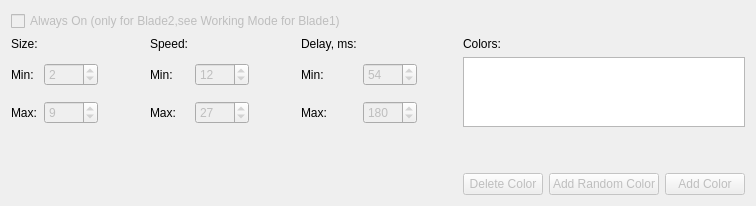
          <widget class="QWidget" name="TabFlaming">
           <attribute name="title">
            <string>Flaming</string>
           </attribute>
           <layout class="QGridLayout" name="gridLayout_10">
            <item row="2" column="2">
             <widget class="QSpinBox" name="SpinFlamingSizeMin">
              <property name="enabled">
               <bool>false</bool>
              </property>
              <property name="minimum">
               <number>1</number>
              </property>
              <property name="maximum">
               <number>9</number>
              </property>
              <property name="value">
               <number>2</number>
              </property>
             </widget>
            </item>
            <item row="3" column="2">
             <widget class="QSpinBox" name="SpinFlamingSizeMax">
              <property name="enabled">
               <bool>false</bool>
              </property>
              <property name="minimum">
               <number>2</number>
              </property>
              <property name="maximum">
               <number>9999</number>
              </property>
              <property name="value">
               <number>9</number>
              </property>
             </widget>
            </item>
            <item row="2" column="1">
             <widget class="QLabel" name="LblFlamingSizeMin">
              <property name="text">
               <string>Min:</string>
              </property>
             </widget>
            </item>
            <item row="2" column="7">
             <widget class="QLabel" name="LblFlamingDelayMin">
              <property name="text">
               <string>Min:</string>
              </property>
             </widget>
            </item>
            <item row="2" column="5">
             <widget class="QSpinBox" name="SpinFlamingSpeedMin">
              <property name="enabled">
               <bool>false</bool>
              </property>
              <property name="minimum">
               <number>1</number>
              </property>
              <property name="maximum">
               <number>27</number>
              </property>
              <property name="value">
               <number>12</number>
              </property>
             </widget>
            </item>
            <item row="3" column="4">
             <widget class="QLabel" name="LblFlamingSpeedMax">
              <property name="text">
               <string>Max:</string>
              </property>
             </widget>
            </item>
            <item row="1" column="1">
             <widget class="QLabel" name="LblFlamigSize">
              <property name="text">
               <string>Size:</string>
              </property>
             </widget>
            </item>
            <item row="3" column="5">
             <widget class="QSpinBox" name="SpinFlamingSpeedMax">
              <property name="enabled">
               <bool>false</bool>
              </property>
              <property name="minimum">
               <number>12</number>
              </property>
              <property name="maximum">
               <number>9999</number>
              </property>
              <property name="value">
               <number>27</number>
              </property>
             </widget>
            </item>
            <item row="3" column="8">
             <widget class="QSpinBox" name="SpinFlamingDelayMax">
              <property name="enabled">
               <bool>false</bool>
              </property>
              <property name="minimum">
               <number>54</number>
              </property>
              <property name="maximum">
               <number>9999</number>
              </property>
              <property name="singleStep">
               <number>10</number>
              </property>
              <property name="value">
               <number>180</number>
              </property>
             </widget>
            </item>
            <item row="3" column="1">
             <widget class="QLabel" name="LblFlamingSizeMax">
              <property name="text">
               <string>Max:</string>
              </property>
             </widget>
            </item>
            <item row="1" column="7">
             <widget class="QLabel" name="LblFlamingDelay">
              <property name="text">
               <string>Delay, ms:</string>
              </property>
             </widget>
            </item>
            <item row="1" column="10">
             <widget class="QLabel" name="LblFlamingColors">
              <property name="text">
               <string>Colors:</string>
              </property>
             </widget>
            </item>
            <item row="6" column="10">
             <widget class="QPushButton" name="BtnDeleteColor">
              <property name="enabled">
               <bool>false</bool>
              </property>
              <property name="text">
               <string>Delete Color</string>
              </property>
              <property name="autoDefault">
               <bool>true</bool>
              </property>
             </widget>
            </item>
            <item row="2" column="8">
             <widget class="QSpinBox" name="SpinFlamingDelayMin">
              <property name="enabled">
               <bool>false</bool>
              </property>
              <property name="minimum">
               <number>1</number>
              </property>
              <property name="maximum">
               <number>180</number>
              </property>
              <property name="singleStep">
               <number>10</number>
              </property>
              <property name="value">
               <number>54</number>
              </property>
             </widget>
            </item>
            <item row="0" column="1" colspan="8">
             <widget class="QCheckBox" name="CBFlamingAlwaysOn">
              <property name="enabled">
               <bool>false</bool>
              </property>
              <property name="text">
               <string>Always On (only for Blade2,see Working Mode for Blade1)</string>
              </property>
             </widget>
            </item>
            <item row="6" column="12">
             <widget class="QPushButton" name="BtnAddColor">
              <property name="enabled">
               <bool>false</bool>
              </property>
              <property name="text">
               <string>Add Color</string>
              </property>
              <property name="autoDefault">
               <bool>true</bool>
              </property>
             </widget>
            </item>
            <item row="2" column="10" rowspan="2" colspan="3">
             <widget class="QListWidget" name="LstFlamingColor"/>
            </item>
            <item row="3" column="7">
             <widget class="QLabel" name="LblFlamingDelayMax">
              <property name="text">
               <string>Max:</string>
              </property>
             </widget>
            </item>
            <item row="1" column="4">
             <widget class="QLabel" name="LblFlamingSpeed">
              <property name="text">
               <string>Speed:</string>
              </property>
             </widget>
            </item>
            <item row="6" column="11">
             <widget class="QPushButton" name="BtnAddRandom">
              <property name="enabled">
               <bool>false</bool>
              </property>
              <property name="text">
               <string>Add Random Color</string>
              </property>
             </widget>
            </item>
            <item row="2" column="9">
             <spacer name="horizontalSpacer_8">
              <property name="orientation">
               <enum>Qt::Horizontal</enum>
              </property>
              <property name="sizeHint" stdset="0">
               <size>
                <width>40</width>
                <height>20</height>
               </size>
              </property>
             </spacer>
            </item>
            <item row="2" column="6">
             <spacer name="horizontalSpacer_7">
              <property name="orientation">
               <enum>Qt::Horizontal</enum>
              </property>
              <property name="sizeHint" stdset="0">
               <size>
                <width>40</width>
                <height>20</height>
               </size>
              </property>
             </spacer>
            </item>
            <item row="2" column="3">
             <spacer name="horizontalSpacer_6">
              <property name="orientation">
               <enum>Qt::Horizontal</enum>
              </property>
              <property name="sizeHint" stdset="0">
               <size>
                <width>40</width>
                <height>20</height>
               </size>
              </property>
             </spacer>
            </item>
            <item row="4" column="2">
             <spacer name="verticalSpacer_10">
              <property name="orientation">
               <enum>Qt::Vertical</enum>
              </property>
              <property name="sizeHint" stdset="0">
               <size>
                <width>20</width>
                <height>40</height>
               </size>
              </property>
             </spacer>
            </item>
            <item row="2" column="4">
             <widget class="QLabel" name="LblFlamingSpeedMin">
              <property name="text">
               <string>Min:</string>
              </property>
             </widget>
            </item>
           </layout>
          </widget>
